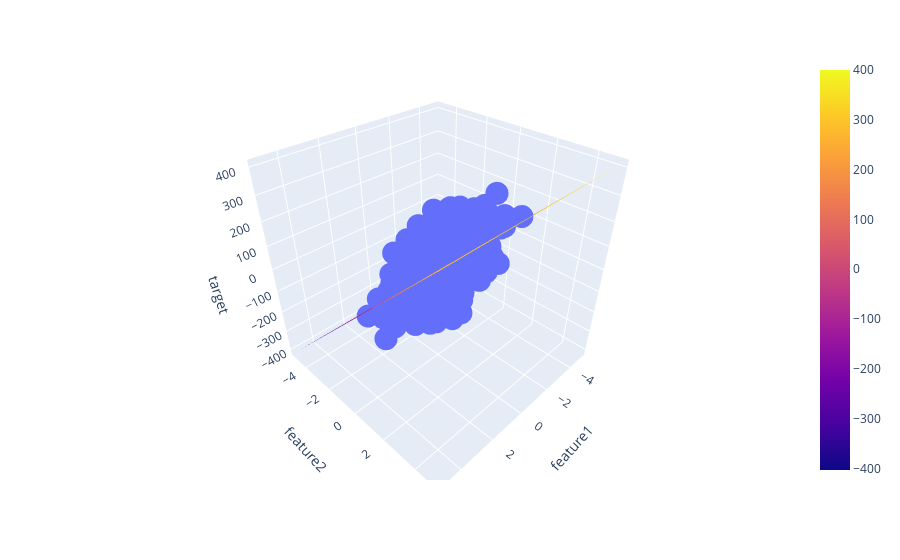

Notebook code cell kept with this figure:
### Code cell
fig = px.scatter_3d(df, x='feature1', y='feature2', z='target')

fig.add_trace(go.Surface(x = x, y = y, z =z ))

fig.show()

### Figure 1 — Plotly figure (JSON) as saved in the notebook; plotly's stock layout.template omitted (floating-point values rounded to 4 significant figures; data arrays with more than 128 entries replaced by an {"elided": "..."} marker saying what was removed)
{"data": [{"hovertemplate": "feature1=%{x}<br>feature2=%{y}<br>target=%{z}<extra></extra>", "legendgroup": "", "marker": {"color": "#636efa", "symbol": "circle"}, "mode": "markers", "name": "", "scene": "scene", "showlegend": false, "type": "scatter3d", "x": {"elided": "500 float values"}, "y": {"elided": "500 float values"}, "z": {"elided": "500 float values"}}, {"type": "surface", "x": [-5.0, -3.889, -2.778, -1.667, -0.5556, 0.5556, 1.667, 2.778, 3.889, 5.0], "y": [-5.0, -3.889, -2.778, -1.667, -0.5556, 0.5556, 1.667, 2.778, 3.889, 5.0], "z": [[-398.5, -399.0, -399.5, -400.0, -400.5, -401.0, -401.5, -402.0, -402.6, -403.1], [-309.8, -310.3, -310.8, -311.3, -311.8, -312.3, -312.8, -313.3, -313.8, -314.3], [-221.0, -221.5, -222.1, -222.6, -223.1, -223.6, -224.1, -224.6, -225.1, -225.6], [-132.3, -132.8, -133.3, -133.8, -134.3, -134.8, -135.4, -135.9, -136.4, -136.9], [-43.58, -44.09, -44.6, -45.1, -45.61, -46.12, -46.62, -47.13, -47.64, -48.14], [45.15, 44.64, 44.13, 43.63, 43.12, 42.61, 42.11, 41.6, 41.09, 40.59], [133.9, 133.4, 132.9, 132.4, 131.8, 131.3, 130.8, 130.3, 129.8, 129.3], [222.6, 222.1, 221.6, 221.1, 220.6, 220.1, 219.6, 219.1, 218.6, 218.0], [311.3, 310.8, 310.3, 309.8, 309.3, 308.8, 308.3, 307.8, 307.3, 306.8], [400.1, 399.6, 399.1, 398.5, 398.0, 397.5, 397.0, 396.5, 396.0, 395.5]]}], "layout": {"legend": {"tracegroupgap": 0}, "margin": {"t": 60}, "scene": {"domain": {"x": [0, 1], "y": [0, 1]}, "xaxis": {"title": {"text": "feature1"}}, "yaxis": {"title": {"text": "feature2"}}, "zaxis": {"title": {"text": "target"}}}}}
